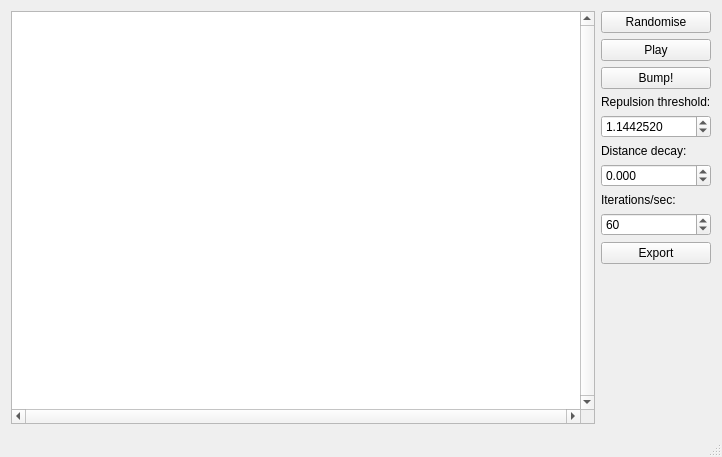
<?xml version="1.0" encoding="UTF-8"?>
<ui version="4.0">
 <class>MainWindow</class>
 <widget class="QMainWindow" name="MainWindow">
  <property name="geometry">
   <rect>
    <x>0</x>
    <y>0</y>
    <width>722</width>
    <height>457</height>
   </rect>
  </property>
  <property name="windowTitle">
   <string>MainWindow</string>
  </property>
  <widget class="QWidget" name="centralWidget">
   <layout class="QHBoxLayout" name="horizontalLayout">
    <item>
     <widget class="PointView" name="mGraphicsView">
      <property name="verticalScrollBarPolicy">
       <enum>Qt::ScrollBarAlwaysOn</enum>
      </property>
      <property name="horizontalScrollBarPolicy">
       <enum>Qt::ScrollBarAlwaysOn</enum>
      </property>
      <property name="sceneRect">
       <rectf>
        <x>0.000000000000000</x>
        <y>0.000000000000000</y>
        <width>20.000000000000000</width>
        <height>20.000000000000000</height>
       </rectf>
      </property>
      <property name="dragMode">
       <enum>QGraphicsView::ScrollHandDrag</enum>
      </property>
     </widget>
    </item>
    <item>
     <layout class="QVBoxLayout" name="verticalLayout">
      <item>
       <widget class="QPushButton" name="mReplaceButton">
        <property name="text">
         <string>Randomise</string>
        </property>
       </widget>
      </item>
      <item>
       <widget class="QPushButton" name="mStartButton">
        <property name="text">
         <string>Play</string>
        </property>
       </widget>
      </item>
      <item>
       <widget class="QPushButton" name="mBumpButton">
        <property name="text">
         <string>Bump!</string>
        </property>
       </widget>
      </item>
      <item>
       <widget class="QLabel" name="label">
        <property name="text">
         <string>Repulsion threshold:</string>
        </property>
       </widget>
      </item>
      <item>
       <widget class="QDoubleSpinBox" name="mCutoffSpinBox">
        <property name="decimals">
         <number>7</number>
        </property>
        <property name="maximum">
         <double>9990.000000000000000</double>
        </property>
        <property name="singleStep">
         <double>0.100000000000000</double>
        </property>
        <property name="value">
         <double>1.144252000000000</double>
        </property>
       </widget>
      </item>
      <item>
       <widget class="QLabel" name="label_2">
        <property name="text">
         <string>Distance decay:</string>
        </property>
       </widget>
      </item>
      <item>
       <widget class="QDoubleSpinBox" name="mDistanceDecaySpinBox">
        <property name="decimals">
         <number>3</number>
        </property>
        <property name="minimum">
         <double>-99.000000000000000</double>
        </property>
        <property name="singleStep">
         <double>0.001000000000000</double>
        </property>
       </widget>
      </item>
      <item>
       <widget class="QLabel" name="label_3">
        <property name="text">
         <string>Iterations/sec:</string>
        </property>
       </widget>
      </item>
      <item>
       <widget class="QSpinBox" name="mFrameRateSpin">
        <property name="maximum">
         <number>999999999</number>
        </property>
        <property name="value">
         <number>60</number>
        </property>
       </widget>
      </item>
      <item>
       <widget class="QPushButton" name="mExportButton">
        <property name="text">
         <string>Export</string>
        </property>
       </widget>
      </item>
      <item>
       <spacer name="verticalSpacer">
        <property name="orientation">
         <enum>Qt::Vertical</enum>
        </property>
        <property name="sizeHint" stdset="0">
         <size>
          <width>20</width>
          <height>40</height>
         </size>
        </property>
       </spacer>
      </item>
     </layout>
    </item>
   </layout>
  </widget>
  <widget class="QStatusBar" name="mStatusBar"/>
 </widget>
 <layoutdefault spacing="6" margin="11"/>
 <customwidgets>
  <customwidget>
   <class>PointView</class>
   <extends>QGraphicsView</extends>
   <header>pointview.h</header>
  </customwidget>
 </customwidgets>
 <resources/>
 <connections/>
</ui>
